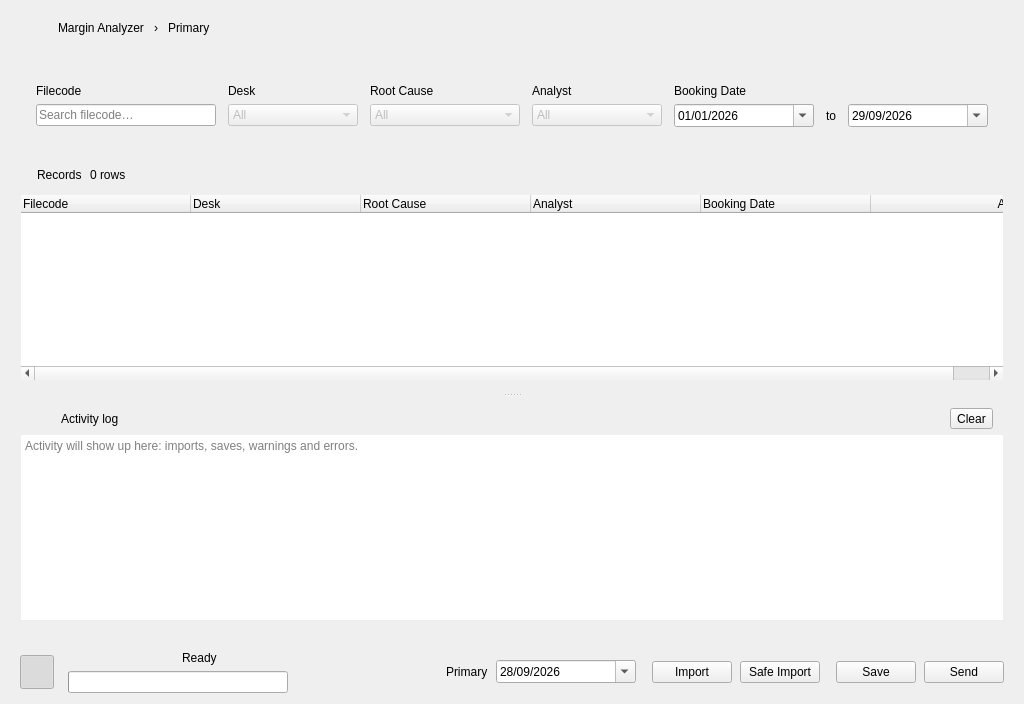
  <widget class="QWidget" name="centralwidget">
   <layout class="QVBoxLayout" name="rootLayout" stretch="0,1,0">
    <property name="spacing">
     <number>0</number>
    </property>
    <property name="leftMargin">
     <number>0</number>
    </property>
    <property name="topMargin">
     <number>0</number>
    </property>
    <property name="rightMargin">
     <number>0</number>
    </property>
    <property name="bottomMargin">
     <number>0</number>
    </property>
    <item>
     <widget class="QFrame" name="headerBar">
      <property name="minimumSize">
       <size>
        <width>0</width>
        <height>56</height>
       </size>
      </property>
      <property name="maximumSize">
       <size>
        <width>16777215</width>
        <height>56</height>
       </size>
      </property>
      <layout class="QHBoxLayout" name="headerLayout">
       <property name="spacing">
        <number>10</number>
       </property>
       <property name="leftMargin">
        <number>20</number>
       </property>
       <property name="topMargin">
        <number>0</number>
       </property>
       <property name="rightMargin">
        <number>20</number>
       </property>
       <property name="bottomMargin">
        <number>0</number>
       </property>
       <item>
        <widget class="QLabel" name="appLogo">
         <property name="minimumSize">
          <size>
           <width>28</width>
           <height>28</height>
          </size>
         </property>
         <property name="maximumSize">
          <size>
           <width>28</width>
           <height>28</height>
          </size>
         </property>
         <property name="pixmap">
          <pixmap resource="resources.qrc">:/icons/app.svg</pixmap>
         </property>
         <property name="alignment">
          <set>Qt::AlignCenter</set>
         </property>
        </widget>
       </item>
       <item>
        <widget class="QLabel" name="appTitle">
         <property name="text">
          <string>Margin Analyzer</string>
         </property>
        </widget>
       </item>
       <item>
        <widget class="QLabel" name="breadcrumbSeparator">
         <property name="text">
          <string>›</string>
         </property>
        </widget>
       </item>
       <item>
        <widget class="QLabel" name="pageTitle">
         <property name="text">
          <string>Primary</string>
         </property>
        </widget>
       </item>
       <item>
        <spacer name="headerSpacer">
         <property name="orientation">
          <enum>Qt::Horizontal</enum>
         </property>
         <property name="sizeHint" stdset="0">
          <size>
           <width>40</width>
           <height>20</height>
          </size>
         </property>
        </spacer>
       </item>
      </layout>
     </widget>
    </item>
    <item>
     <widget class="QWidget" name="contentArea" native="true">
      <layout class="QVBoxLayout" name="contentLayout" stretch="0,1">
       <property name="spacing">
        <number>12</number>
       </property>
       <property name="leftMargin">
        <number>20</number>
       </property>
       <property name="topMargin">
        <number>16</number>
       </property>
       <property name="rightMargin">
        <number>20</number>
       </property>
       <property name="bottomMargin">
        <number>12</number>
       </property>
       <item>
        <widget class="QFrame" name="filterCard">
         <property name="card" stdset="0">
          <bool>true</bool>
         </property>
         <layout class="QGridLayout" name="filterLayout" columnstretch="3,2,3,2,0,0,0">
          <property name="leftMargin">
           <number>16</number>
          </property>
          <property name="topMargin">
           <number>12</number>
          </property>
          <property name="rightMargin">
           <number>16</number>
          </property>
          <property name="bottomMargin">
           <number>14</number>
          </property>
          <property name="horizontalSpacing">
           <number>12</number>
          </property>
          <property name="verticalSpacing">
           <number>6</number>
          </property>
          <item row="0" column="0">
           <widget class="QLabel" name="filecodeLabel">
            <property name="text">
             <string>Filecode</string>
            </property>
            <property name="buddy">
             <cstring>filecodeEdit</cstring>
            </property>
            <property name="role" stdset="0">
             <string>fieldLabel</string>
            </property>
           </widget>
          </item>
          <item row="0" column="1">
           <widget class="QLabel" name="deskLabel">
            <property name="text">
             <string>Desk</string>
            </property>
            <property name="buddy">
             <cstring>deskCombo</cstring>
            </property>
            <property name="role" stdset="0">
             <string>fieldLabel</string>
            </property>
           </widget>
          </item>
          <item row="0" column="2">
           <widget class="QLabel" name="rootCauseLabel">
            <property name="text">
             <string>Root Cause</string>
            </property>
            <property name="buddy">
             <cstring>rootCauseCombo</cstring>
            </property>
            <property name="role" stdset="0">
             <string>fieldLabel</string>
            </property>
           </widget>
          </item>
          <item row="0" column="3">
           <widget class="QLabel" name="analystLabel">
            <property name="text">
             <string>Analyst</string>
            </property>
            <property name="buddy">
             <cstring>analystCombo</cstring>
            </property>
            <property name="role" stdset="0">
             <string>fieldLabel</string>
            </property>
           </widget>
          </item>
          <item row="0" column="4" colspan="3">
           <widget class="QLabel" name="bookingDateLabel">
            <property name="text">
             <string>Booking Date</string>
            </property>
            <property name="buddy">
             <cstring>bookingFromDate</cstring>
            </property>
            <property name="role" stdset="0">
             <string>fieldLabel</string>
            </property>
           </widget>
          </item>
          <item row="1" column="0">
           <widget class="QLineEdit" name="filecodeEdit">
            <property name="minimumSize">
             <size>
              <width>180</width>
              <height>0</height>
             </size>
            </property>
            <property name="placeholderText">
             <string>Search filecode…</string>
            </property>
            <property name="clearButtonEnabled">
             <bool>true</bool>
            </property>
           </widget>
          </item>
          <item row="1" column="1">
           <widget class="QComboBox" name="deskCombo">
            <property name="enabled">
             <bool>false</bool>
            </property>
            <property name="minimumSize">
             <size>
              <width>130</width>
              <height>0</height>
             </size>
            </property>
            <property name="maxVisibleItems">
             <number>14</number>
            </property>
            <item>
             <property name="text">
              <string>All</string>
             </property>
            </item>
           </widget>
          </item>
          <item row="1" column="2">
           <widget class="QComboBox" name="rootCauseCombo">
            <property name="enabled">
             <bool>false</bool>
            </property>
            <property name="minimumSize">
             <size>
              <width>150</width>
              <height>0</height>
             </size>
            </property>
            <property name="maxVisibleItems">
             <number>14</number>
            </property>
            <item>
             <property name="text">
              <string>All</string>
             </property>
            </item>
           </widget>
          </item>
          <item row="1" column="3">
           <widget class="QComboBox" name="analystCombo">
            <property name="enabled">
             <bool>false</bool>
            </property>
            <property name="minimumSize">
             <size>
              <width>130</width>
              <height>0</height>
             </size>
            </property>
            <property name="maxVisibleItems">
             <number>14</number>
            </property>
            <item>
             <property name="text">
              <string>All</string>
             </property>
            </item>
           </widget>
          </item>
          <item row="1" column="4">
           <widget class="QDateEdit" name="bookingFromDate">
            <property name="minimumSize">
             <size>
              <width>140</width>
              <height>0</height>
             </size>
            </property>
            <property name="displayFormat">
             <string>dd/MM/yyyy</string>
            </property>
            <property name="calendarPopup">
             <bool>true</bool>
            </property>
            <property name="date">
             <date>
              <year>2026</year>
              <month>1</month>
              <day>1</day>
             </date>
            </property>
           </widget>
          </item>
          <item row="1" column="5">
           <widget class="QLabel" name="bookingToLabel">
            <property name="text">
             <string>to</string>
            </property>
            <property name="alignment">
             <set>Qt::AlignCenter</set>
            </property>
            <property name="role" stdset="0">
             <string>hint</string>
            </property>
           </widget>
          </item>
          <item row="1" column="6">
           <widget class="QDateEdit" name="bookingToDate">
            <property name="minimumSize">
             <size>
              <width>140</width>
              <height>0</height>
             </size>
            </property>
            <property name="displayFormat">
             <string>dd/MM/yyyy</string>
            </property>
            <property name="calendarPopup">
             <bool>true</bool>
            </property>
            <property name="date">
             <date>
              <year>2026</year>
              <month>9</month>
              <day>29</day>
             </date>
            </property>
           </widget>
          </item>
         </layout>
        </widget>
       </item>
       <item>
        <widget class="QSplitter" name="mainSplitter">
         <property name="orientation">
          <enum>Qt::Vertical</enum>
         </property>
         <property name="handleWidth">
          <number>14</number>
         </property>
         <property name="childrenCollapsible">
          <bool>false</bool>
         </property>
         <widget class="QFrame" name="tableCard">
          <property name="card" stdset="0">
           <bool>true</bool>
          </property>
          <layout class="QVBoxLayout" name="tableCardLayout" stretch="0,1">
           <property name="spacing">
            <number>0</number>
           </property>
           <property name="leftMargin">
            <number>1</number>
           </property>
           <property name="topMargin">
            <number>0</number>
           </property>
           <property name="rightMargin">
            <number>1</number>
           </property>
           <property name="bottomMargin">
            <number>8</number>
           </property>
           <item>
            <widget class="QFrame" name="tableHeader">
             <layout class="QHBoxLayout" name="tableHeaderLayout">
              <property name="spacing">
               <number>8</number>
              </property>
              <property name="leftMargin">
               <number>16</number>
              </property>
              <property name="topMargin">
               <number>12</number>
              </property>
              <property name="rightMargin">
               <number>16</number>
              </property>
              <property name="bottomMargin">
               <number>10</number>
              </property>
              <item>
               <widget class="QLabel" name="tableTitle">
                <property name="text">
                 <string>Records</string>
                </property>
               </widget>
              </item>
              <item>
               <widget class="QLabel" name="rowCountBadge">
                <property name="text">
                 <string>0 rows</string>
                </property>
               </widget>
              </item>
              <item>
               <spacer name="tableHeaderSpacer">
                <property name="orientation">
                 <enum>Qt::Horizontal</enum>
                </property>
                <property name="sizeHint" stdset="0">
                 <size>
                  <width>40</width>
                  <height>20</height>
                 </size>
                </property>
               </spacer>
              </item>
             </layout>
            </widget>
           </item>
           <item>
            <widget class="QTableWidget" name="tableWidget">
             <property name="frameShape">
              <enum>QFrame::NoFrame</enum>
             </property>
             <property name="editTriggers">
              <set>QAbstractItemView::DoubleClicked|QAbstractItemView::EditKeyPressed</set>
             </property>
             <property name="alternatingRowColors">
              <bool>true</bool>
             </property>
             <property name="selectionBehavior">
              <enum>QAbstractItemView::SelectRows</enum>
             </property>
             <property name="verticalScrollMode">
              <enum>QAbstractItemView::ScrollPerPixel</enum>
             </property>
             <property name="horizontalScrollMode">
              <enum>QAbstractItemView::ScrollPerPixel</enum>
             </property>
             <property name="showGrid">
              <bool>false</bool>
             </property>
             <property name="sortingEnabled">
              <bool>true</bool>
             </property>
             <property name="wordWrap">
              <bool>false</bool>
             </property>
             <property name="cornerButtonEnabled">
              <bool>false</bool>
             </property>
             <attribute name="horizontalHeaderMinimumSectionSize">
              <number>90</number>
             </attribute>
             <attribute name="horizontalHeaderDefaultSectionSize">
              <number>170</number>
             </attribute>
             <attribute name="horizontalHeaderHighlightSections">
              <bool>false</bool>
             </attribute>
             <attribute name="horizontalHeaderStretchLastSection">
              <bool>true</bool>
             </attribute>
             <attribute name="verticalHeaderVisible">
              <bool>false</bool>
             </attribute>
             <attribute name="verticalHeaderDefaultSectionSize">
              <number>34</number>
             </attribute>
             <column>
              <property name="text">
               <string>Filecode</string>
              </property>
              <property name="textAlignment">
               <set>AlignLeading|AlignVCenter</set>
              </property>
             </column>
             <column>
              <property name="text">
               <string>Desk</string>
              </property>
              <property name="textAlignment">
               <set>AlignLeading|AlignVCenter</set>
              </property>
             </column>
             <column>
              <property name="text">
               <string>Root Cause</string>
              </property>
              <property name="textAlignment">
               <set>AlignLeading|AlignVCenter</set>
              </property>
             </column>
             <column>
              <property name="text">
               <string>Analyst</string>
              </property>
              <property name="textAlignment">
               <set>AlignLeading|AlignVCenter</set>
              </property>
             </column>
             <column>
              <property name="text">
               <string>Booking Date</string>
              </property>
              <property name="textAlignment">
               <set>AlignLeading|AlignVCenter</set>
              </property>
             </column>
             <column>
              <property name="text">
               <string>Amount</string>
              </property>
              <property name="textAlignment">
               <set>AlignTrailing|AlignVCenter</set>
              </property>
             </column>
            </widget>
           </item>
          </layout>
         </widget>
         <widget class="QFrame" name="logCard">
          <property name="minimumSize">
           <size>
            <width>0</width>
            <height>120</height>
           </size>
          </property>
          <property name="card" stdset="0">
           <bool>true</bool>
          </property>
          <layout class="QVBoxLayout" name="logCardLayout" stretch="0,1">
           <property name="spacing">
            <number>0</number>
           </property>
           <property name="leftMargin">
            <number>1</number>
           </property>
           <property name="topMargin">
            <number>0</number>
           </property>
           <property name="rightMargin">
            <number>1</number>
           </property>
           <property name="bottomMargin">
            <number>8</number>
           </property>
           <item>
            <widget class="QFrame" name="logHeader">
             <layout class="QHBoxLayout" name="logHeaderLayout">
              <property name="spacing">
               <number>8</number>
              </property>
              <property name="leftMargin">
               <number>16</number>
              </property>
              <property name="topMargin">
               <number>6</number>
              </property>
              <property name="rightMargin">
               <number>10</number>
              </property>
              <property name="bottomMargin">
               <number>6</number>
              </property>
              <item>
               <widget class="QLabel" name="logIcon">
                <property name="minimumSize">
                 <size>
                  <width>16</width>
                  <height>16</height>
                 </size>
                </property>
                <property name="maximumSize">
                 <size>
                  <width>16</width>
                  <height>16</height>
                 </size>
                </property>
                <property name="pixmap">
                 <pixmap resource="resources.qrc">:/icons/terminal.svg</pixmap>
                </property>
               </widget>
              </item>
              <item>
               <widget class="QLabel" name="logTitle">
                <property name="text">
                 <string>Activity log</string>
                </property>
               </widget>
              </item>
              <item>
               <spacer name="logHeaderSpacer">
                <property name="orientation">
                 <enum>Qt::Horizontal</enum>
                </property>
                <property name="sizeHint" stdset="0">
                 <size>
                  <width>40</width>
                  <height>20</height>
                 </size>
                </property>
               </spacer>
              </item>
              <item>
               <widget class="QToolButton" name="clearLogButton">
                <property name="cursor">
                 <cursorShape>PointingHandCursor</cursorShape>
                </property>
                <property name="focusPolicy">
                 <enum>Qt::TabFocus</enum>
                </property>
                <property name="toolTip">
                 <string>Clear the activity log</string>
                </property>
                <property name="text">
                 <string>Clear</string>
                </property>
                <property name="icon">
                 <iconset resource="resources.qrc">
                  <normaloff>:/icons/eraser.svg</normaloff>:/icons/eraser.svg</iconset>
                </property>
                <property name="iconSize">
                 <size>
                  <width>15</width>
                  <height>15</height>
                 </size>
                </property>
                <property name="toolButtonStyle">
                 <enum>Qt::ToolButtonTextBesideIcon</enum>
                </property>
               </widget>
              </item>
             </layout>
            </widget>
           </item>
           <item>
            <widget class="QPlainTextEdit" name="logView">
             <property name="frameShape">
              <enum>QFrame::NoFrame</enum>
             </property>
             <property name="undoRedoEnabled">
              <bool>false</bool>
             </property>
             <property name="readOnly">
              <bool>true</bool>
             </property>
             <property name="maximumBlockCount">
              <number>5000</number>
             </property>
             <property name="placeholderText">
              <string>Activity will show up here: imports, saves, warnings and errors.</string>
             </property>
            </widget>
           </item>
          </layout>
         </widget>
        </widget>
       </item>
      </layout>
     </widget>
    </item>
    <item>
     <widget class="QFrame" name="actionBar">
      <property name="minimumSize">
       <size>
        <width>0</width>
        <height>64</height>
       </size>
      </property>
      <property name="maximumSize">
       <size>
        <width>16777215</width>
        <height>64</height>
       </size>
      </property>
      <layout class="QHBoxLayout" name="actionLayout">
       <property name="spacing">
        <number>8</number>
       </property>
       <property name="leftMargin">
        <number>20</number>
       </property>
       <property name="topMargin">
        <number>0</number>
       </property>
       <property name="rightMargin">
        <number>20</number>
       </property>
       <property name="bottomMargin">
        <number>0</number>
       </property>
       <item>
        <widget class="QToolButton" name="toggleLogButton">
         <property name="minimumSize">
          <size>
           <width>34</width>
           <height>34</height>
          </size>
         </property>
         <property name="maximumSize">
          <size>
           <width>34</width>
           <height>34</height>
          </size>
         </property>
         <property name="cursor">
          <cursorShape>PointingHandCursor</cursorShape>
         </property>
         <property name="focusPolicy">
          <enum>Qt::TabFocus</enum>
         </property>
         <property name="toolTip">
          <string>Show or hide the activity log</string>
         </property>
         <property name="icon">
          <iconset resource="resources.qrc">
           <normaloff>:/icons/panel-bottom.svg</normaloff>
           <normalon>:/icons/panel-bottom-active.svg</normalon>:/icons/panel-bottom.svg</iconset>
         </property>
         <property name="iconSize">
          <size>
           <width>18</width>
           <height>18</height>
          </size>
         </property>
         <property name="checkable">
          <bool>true</bool>
         </property>
         <property name="checked">
          <bool>true</bool>
         </property>
        </widget>
       </item>
       <item>
        <spacer name="statusSpacerLeft">
         <property name="orientation">
          <enum>Qt::Horizontal</enum>
         </property>
         <property name="sizeType">
          <enum>QSizePolicy::Fixed</enum>
         </property>
         <property name="sizeHint" stdset="0">
          <size>
           <width>6</width>
           <height>20</height>
          </size>
         </property>
        </spacer>
       </item>
       <item>
        <layout class="QVBoxLayout" name="statusLayout">
         <property name="spacing">
          <number>6</number>
         </property>
         <item>
          <spacer name="statusTopSpacer">
           <property name="orientation">
            <enum>Qt::Vertical</enum>
           </property>
           <property name="sizeHint" stdset="0">
            <size>
             <width>20</width>
             <height>0</height>
            </size>
           </property>
          </spacer>
         </item>
         <item>
          <layout class="QHBoxLayout" name="statusLineLayout">
           <property name="spacing">
            <number>8</number>
           </property>
           <item>
            <widget class="QLabel" name="statusDot">
             <property name="text">
              <string/>
             </property>
             <property name="state" stdset="0">
              <string>idle</string>
             </property>
            </widget>
           </item>
           <item>
            <widget class="QLabel" name="statusLabel">
             <property name="text">
              <string>Ready</string>
             </property>
            </widget>
           </item>
          </layout>
         </item>
         <item>
          <widget class="QProgressBar" name="progressBar">
           <property name="minimumSize">
            <size>
             <width>220</width>
             <height>0</height>
            </size>
           </property>
           <property name="maximumSize">
            <size>
             <width>220</width>
             <height>16777215</height>
            </size>
           </property>
           <property name="value">
            <number>0</number>
           </property>
           <property name="textVisible">
            <bool>false</bool>
           </property>
          </widget>
         </item>
         <item>
          <spacer name="statusBottomSpacer">
           <property name="orientation">
            <enum>Qt::Vertical</enum>
           </property>
           <property name="sizeHint" stdset="0">
            <size>
             <width>20</width>
             <height>0</height>
            </size>
           </property>
          </spacer>
         </item>
        </layout>
       </item>
       <item>
        <spacer name="actionSpacer">
         <property name="orientation">
          <enum>Qt::Horizontal</enum>
         </property>
         <property name="sizeHint" stdset="0">
          <size>
           <width>40</width>
           <height>20</height>
          </size>
         </property>
        </spacer>
       </item>
       <item>
        <widget class="QLabel" name="primaryLabel">
         <property name="text">
          <string>Primary</string>
         </property>
         <property name="buddy">
          <cstring>primaryDate</cstring>
         </property>
         <property name="role" stdset="0">
          <string>fieldLabel</string>
         </property>
        </widget>
       </item>
       <item>
        <widget class="QDateEdit" name="primaryDate">
         <property name="minimumSize">
          <size>
           <width>140</width>
           <height>0</height>
          </size>
         </property>
         <property name="displayFormat">
          <string>dd/MM/yyyy</string>
         </property>
         <property name="calendarPopup">
          <bool>true</bool>
         </property>
         <property name="date">
          <date>
           <year>2026</year>
           <month>9</month>
           <day>28</day>
          </date>
         </property>
        </widget>
       </item>
       <item>
        <widget class="QFrame" name="separatorImport">
         <property name="role" stdset="0">
          <string>separator</string>
         </property>
        </widget>
       </item>
       <item>
        <widget class="QPushButton" name="importButton">
         <property name="cursor">
          <cursorShape>PointingHandCursor</cursorShape>
         </property>
         <property name="focusPolicy">
          <enum>Qt::TabFocus</enum>
         </property>
         <property name="text">
          <string>Import</string>
         </property>
         <property name="icon">
          <iconset resource="resources.qrc">
           <normaloff>:/icons/download.svg</normaloff>:/icons/download.svg</iconset>
         </property>
         <property name="iconSize">
          <size>
           <width>16</width>
           <height>16</height>
          </size>
         </property>
        </widget>
       </item>
       <item>
        <widget class="QPushButton" name="safeImportButton">
         <property name="cursor">
          <cursorShape>PointingHandCursor</cursorShape>
         </property>
         <property name="focusPolicy">
          <enum>Qt::TabFocus</enum>
         </property>
         <property name="text">
          <string>Safe Import</string>
         </property>
         <property name="icon">
          <iconset resource="resources.qrc">
           <normaloff>:/icons/shield-check.svg</normaloff>:/icons/shield-check.svg</iconset>
         </property>
         <property name="iconSize">
          <size>
           <width>16</width>
           <height>16</height>
          </size>
         </property>
        </widget>
       </item>
       <item>
        <widget class="QFrame" name="separatorSave">
         <property name="role" stdset="0">
          <string>separator</string>
         </property>
        </widget>
       </item>
       <item>
        <widget class="QPushButton" name="saveButton">
         <property name="cursor">
          <cursorShape>PointingHandCursor</cursorShape>
         </property>
         <property name="focusPolicy">
          <enum>Qt::TabFocus</enum>
         </property>
         <property name="text">
          <string>Save</string>
         </property>
         <property name="icon">
          <iconset resource="resources.qrc">
           <normaloff>:/icons/save.svg</normaloff>:/icons/save.svg</iconset>
         </property>
         <property name="iconSize">
          <size>
           <width>16</width>
           <height>16</height>
          </size>
         </property>
        </widget>
       </item>
       <item>
        <widget class="QPushButton" name="sendButton">
         <property name="cursor">
          <cursorShape>PointingHandCursor</cursorShape>
         </property>
         <property name="focusPolicy">
          <enum>Qt::TabFocus</enum>
         </property>
         <property name="text">
          <string>Send</string>
         </property>
         <property name="icon">
          <iconset resource="resources.qrc">
           <normaloff>:/icons/send.svg</normaloff>:/icons/send.svg</iconset>
         </property>
         <property name="iconSize">
          <size>
           <width>16</width>
           <height>16</height>
          </size>
         </property>
         <property name="variant" stdset="0">
          <string>primary</string>
         </property>
        </widget>
       </item>
      </layout>
     </widget>
    </item>
   </layout>
  </widget>
